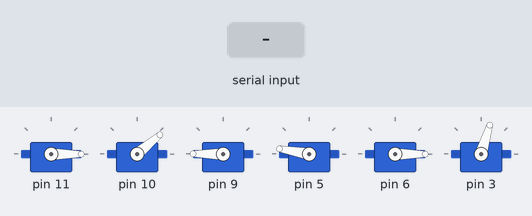
A sketch run on a simulated Arduino Uno, built with avr-gcc and run on an emulated ATmega328P. On the bench: 6 × servo. The test bench sets the inputs (shaded band).

Above: at 0.1 s.
At 11.7 s:
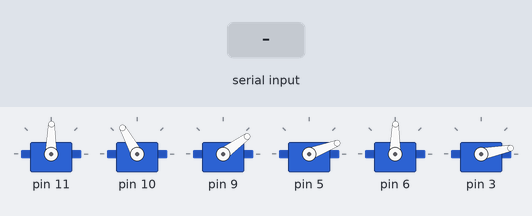
11.8 s: "90,45,200\n" received over Serial
At 19.0 s:
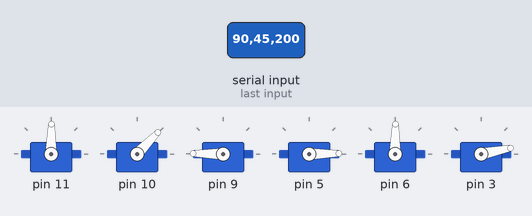
Timing chart, 0 to 30.9 s (numbered marks = the images above; inputs shaded):
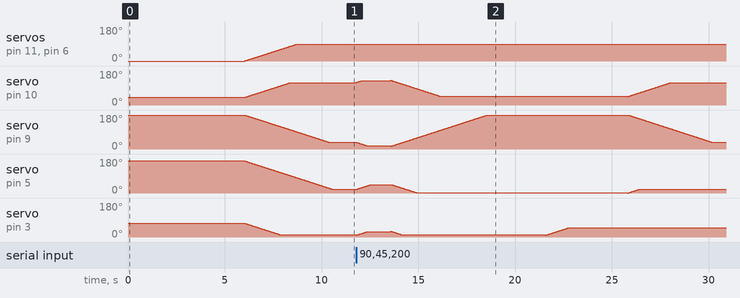

The sketch:

armArduino.ino
```cpp
#include <Braccio.h>
#include <Servo.h>

Servo base;
Servo shoulder;
Servo elbow;
Servo wrist_rot;
Servo wrist_ver;
Servo gripper;

//do not adjust these
int basketM1 = 90;
int basketM2 = 120;
int basketM3 = 35;
int basketM4 = 20;
int permanentM5 = 90;
int closedHand = 50;
int openHand = 10;
int stepdelay = 30;

int M1, M2, M3, M4 = 0;
bool isDone = false;

void setup() {
  Serial.begin(9600);
  Braccio.begin();

  // hanging over strawberry basket
  Braccio.ServoMovement(stepdelay, basketM1, basketM2, basketM3, basketM4,
      permanentM5, openHand);
}


void loop() {

  if(Serial.available() > 0) {
    Braccio.ServoMovement(stepdelay, basketM1, 130, 15, 45,permanentM5, 30);

    M1 = Serial.parseInt();
    M2 = Serial.parseInt();
    M3 = Serial.parseInt();
    M4 = Serial.parseInt();

    if((M2 + M3 + M4) > 0) {

      //if(M3 <= 45){ M3 = M3 + 17; /* 17 */ }
      //else if(M3 > 45 && M3 <= 135) { M3 = M3 + 12; /* 12 */ }
      //else if(M3 > 135) { M2 = M2 + 15; /* 15 */ }

      //if(M4 <= 135) { M4 = M4 + 10; /* 10 */ }
      //else if(M4 > 135) { M3 = M3 + 5; }

      constrain(M1, 0, 180);
      constrain(M2, 15, 165);
      constrain(M3, 0, 180);
      constrain(M4, 0, 180);

      // reaching for object with open hand
      Braccio.ServoMovement(stepdelay, M1, M2, M3, M4, permanentM5, openHand);
      delay(3000);

      // grabbing object
      Braccio.ServoMovement(stepdelay, M1, M2, M3, M4, permanentM5, closedHand);
      delay(3000);

      // returning to strawberry basket with closed hand
      Braccio.ServoMovement(stepdelay, basketM1, basketM2, basketM3, basketM4,
          permanentM5, closedHand);
      delay(1000);

      // dropping in strawberry
      Braccio.ServoMovement(stepdelay, basketM1, basketM2, basketM3, basketM4,
          permanentM5, openHand);
      delay(1000);

      M1, M2, M3, M4 = 0;

      Braccio.ServoMovement(stepdelay, basketM1, basketM2, basketM3, basketM4,
      permanentM5, openHand);
      delay(500);

      Serial.println(true);
    } else {
      Serial.println(false);
    }

  }

  /*
   Step Delay: a milliseconds delay between the movement of each servo.  Allowed values from 10 to 30 msec.
   M1=base degrees. Allowed values from 0 to 180 degrees
   M2=shoulder degrees. Allowed values from 15 to 165 degrees
   M3=elbow degrees. Allowed values from 0 to 180 degrees
   M4=wrist vertical degrees. Allowed values from 0 to 180 degrees
   M5=wrist rotation degrees. Allowed values from 0 to 180 degrees
   M6=gripper degrees. Allowed values from 10 to 73 degrees. 10: the toungue is open, 73: the gripper is closed.
  */

  // exit(0);
}
```
